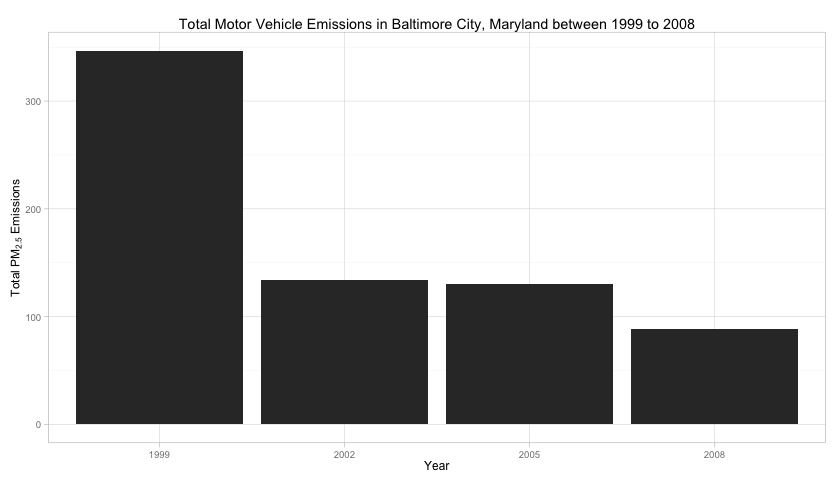

Reproduce this figure in R.
library(ggplot2)
source('getEmissionData.R')

onRoadEmissions <- aggregate(Emissions ~ year,
                                   baltimore.data[baltimore.data$type=='ON-ROAD',],
                                   sum)

png("plot5.png", width=840, height=480)
g <- ggplot(onRoadEmissions, aes(factor(year), Emissions)) +
  geom_bar(stat="identity") +
  theme_light() +
  xlab("Year") +
  ylab(expression('Total PM'[2.5]*" Emissions")) +
  ggtitle('Total Motor Vehicle Emissions in Baltimore City, Maryland between 1999 to 2008')
print(g)
dev.off()